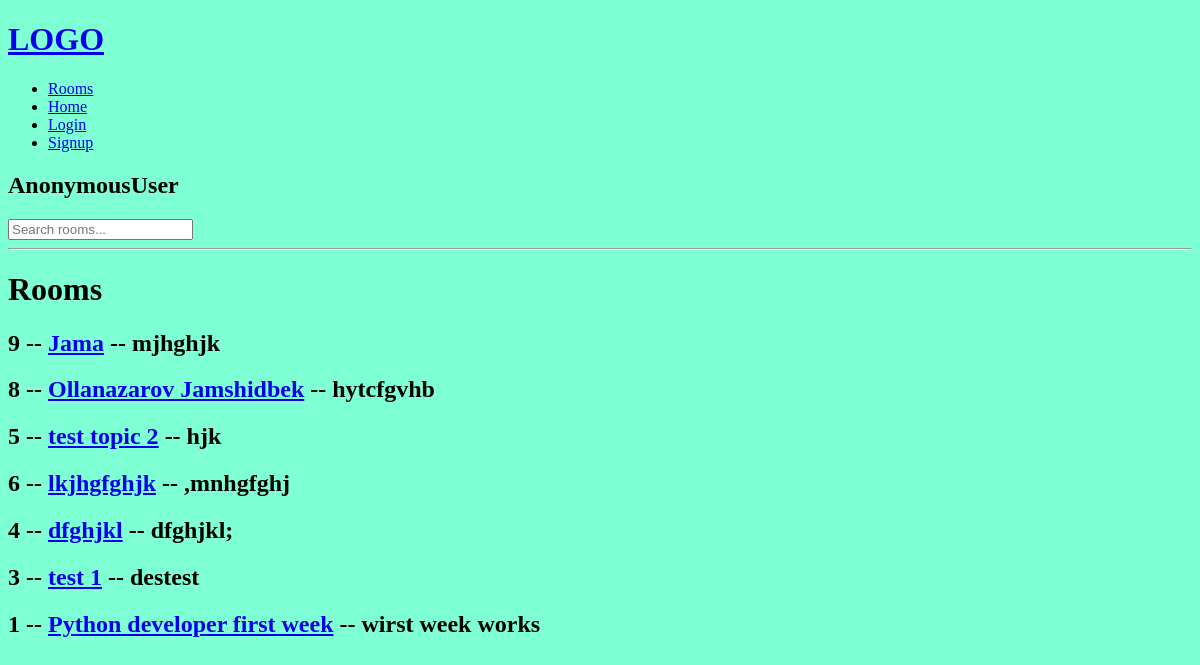
The page /rooms/ on the database as committed earlier.
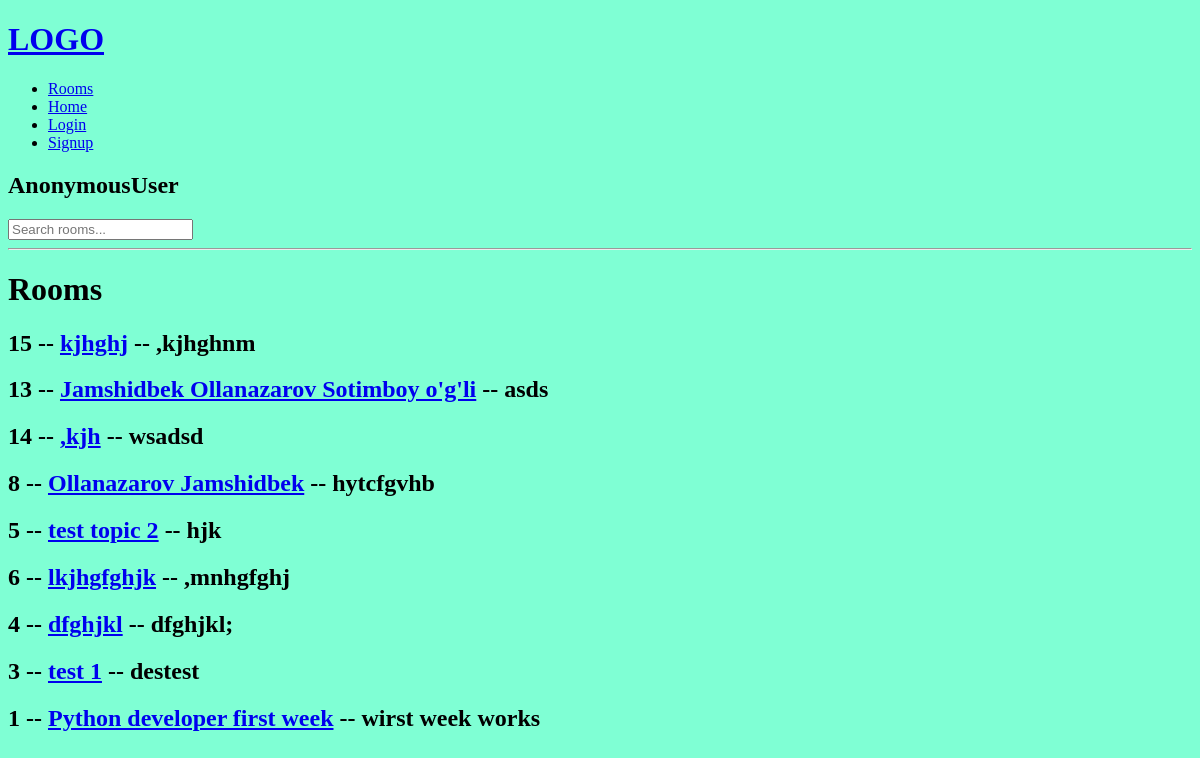
The same page on the database as committed later.
### base/models.py (models this page shows, shortened)
class Room(models.Model):
    host = models.ForeignKey(User, on_delete=models.SET_NULL, null=True)
    topic = models.ForeignKey(Topic, on_delete=models.SET_NULL, null=True)
    participants = models.ManyToManyField(User, related_name='participants', blank=True)
    name = models.CharField(max_length=200)
    description = models.TextField()
    updated = models.DateTimeField(auto_now=True)
    created = models.DateTimeField(auto_now_add = True)
    class Meta:
        ordering = ['-updated', '-created']

### base/views.py (the view)
# urls.py: path("rooms/", views.rooms, name="rooms"),
def rooms(request):
    rooms_data = Room.objects.all()
    context = {'rooms': rooms_data}
    return render(request, "base/rooms.html", context)

### base/templates/base/rooms.html (shortened to what this page needs)
{% extends "main.html" %}
{% block content %}
<div>
    <h1>Rooms</h1>
    {% for room in rooms %}
    <div>
        <h2>{{ room.id }} -- <a href="{% url 'room' room.id %}">{{ room.name }}</a> -- {{ room.description }}</h2>
    </div>
    {% endfor %}
</div>
{% endblock content %}

### templates/main.html (shortened to what this page needs)
{% load static %}
<!DOCTYPE html>
<html lang="en">
<head>
    <link rel="stylesheet" type="text/css" media="screen" href="{% static 'styles/main.css' %}">
</head>
<body>
    {% include 'navbar.html' %}
    <h2>{{request.user}}</h2>
    <form action="{% url 'home' %}" method="GET">
        <input type="text" name="q" placeholder="Search rooms...">
    </form>
    <hr>
    {% block content %}
    {% endblock content %}
</body>
</html>

### templates/navbar.html
<a href="/">
    <h1>LOGO</h1>
</a>
<ul>
    <li><a href="{% url 'rooms' %}">Rooms</a></li>
    <li><a href="{% url 'home' %}">Home</a></li>
    {% if request.user.is_authenticated %}
    <li><a href="{% url 'logout' %}">Logout</a></li>
    {% else %}
    <li><a href="{% url 'login' %}">Login</a></li>
    <li><a href="{% url 'register' %}">Signup</a></li>
    {% endif %}
</ul>

### static/styles/main.css (style rules this page uses)
body { background: aquamarine; }

Rows that differ between the two databases and show on the page:
removed Room: id "9", name "Jama", description "mjhghjk"
added Room: id "15", name "kjhghj", description ",kjhghnm"
added Room: id "13", name "Jamshidbek Ollanazarov Sotimboy o'g'li", description "asds"
added Room: id "14", name ",kjh", description "wsadsd"
